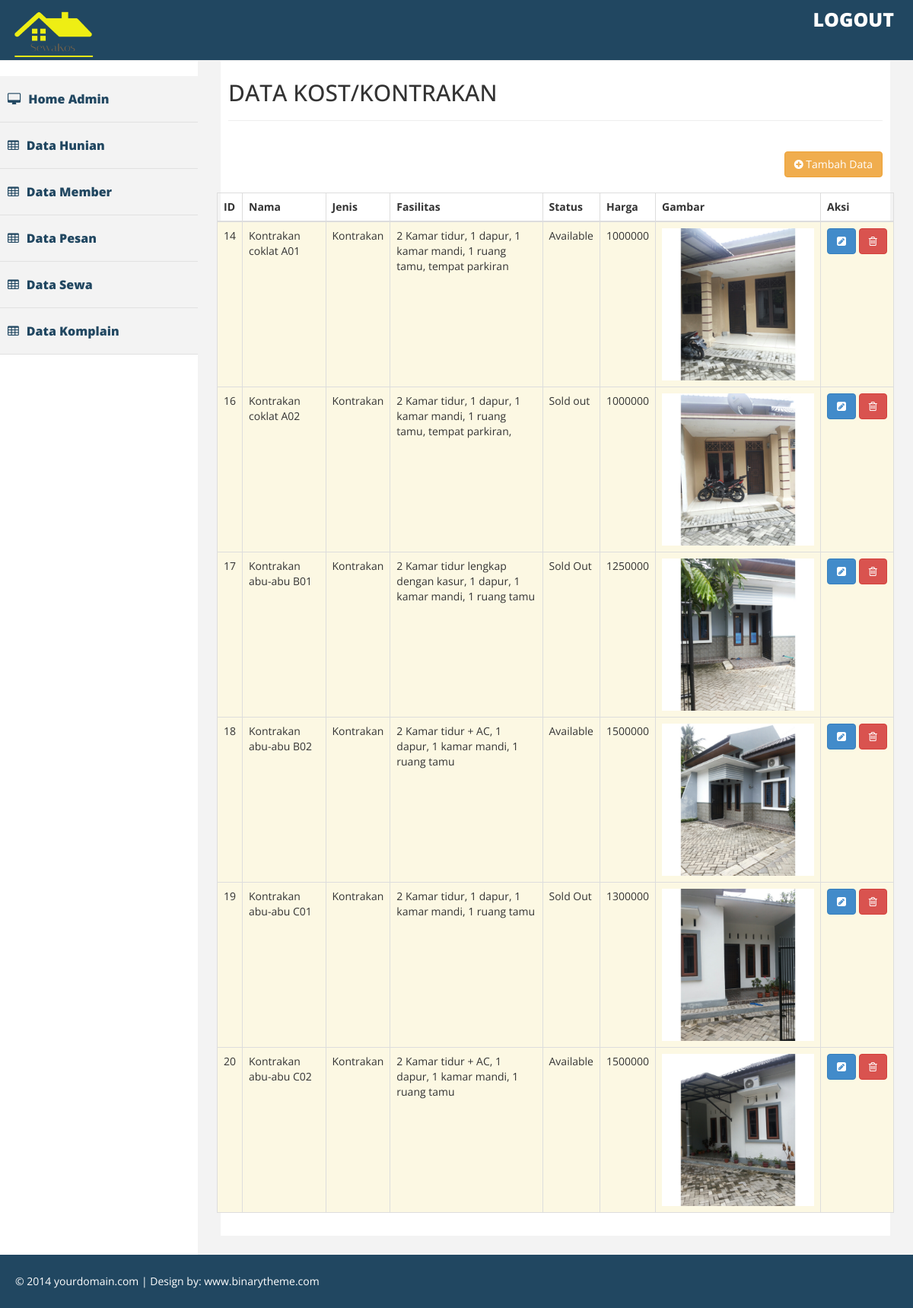
The app's page /hunian, older data.
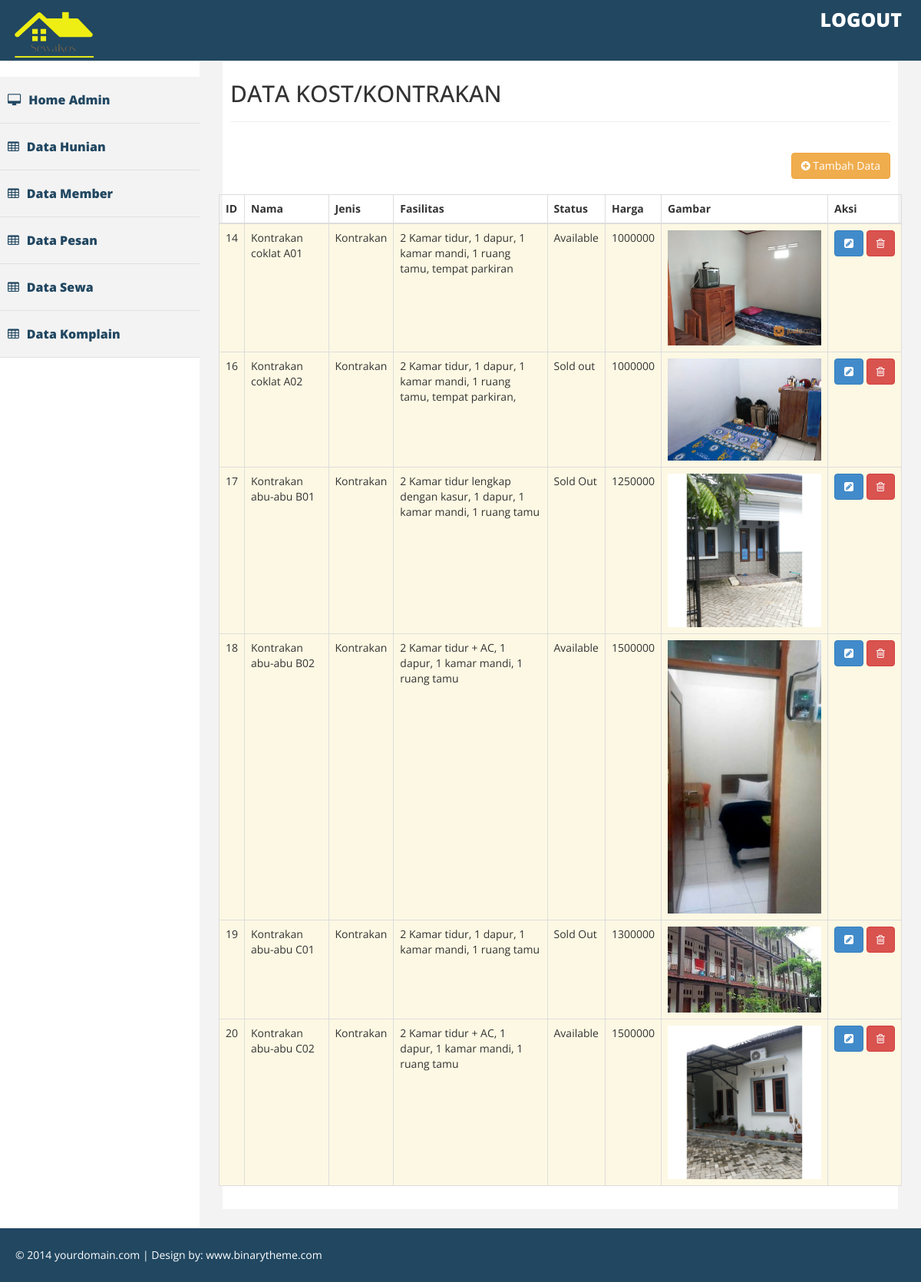
The same page, newer data.
### tables this page shows
CREATE TABLE `hunian` (
  `id_hunian` int(15) NOT NULL,
  `nama_hunian` varchar(100) NOT NULL,
  `jenis_hunian` varchar(100) NOT NULL,
  `deskripsi_hunian` text NOT NULL,
  `status_hunian` varchar(100) NOT NULL,
  `harga_hunian` int(15) NOT NULL,
  `gambar` varchar(300) NOT NULL
);

### application/controllers/Hunian.php (called while the page is built, shortened)
<?php
class Hunian extends CI_Controller
{
	function __construct()
	{
		$this->load->model('Hunian_model');
		$this->load->helper(array('url'));
	}
	function index($page=NULL,$offset='',$key=NULL)
	{
		$data['hunian'] = $this->Hunian_model->ambil_data();
		$this->load->view('Admin/Hunian_list',$data);
	}
}
?>

### index.php (called while the page is built, shortened)
<?php
require_once BASEPATH.'core/CodeIgniter.php';

### application/models/Hunian_model.php (called while the page is built, shortened)
<?php
class Hunian_model extends CI_Model
{
	public $hunian			= 'hunian';
	public $id				= 'id_hunian';
	public $order			= 'ASC';
	function ambil_data()
	{
		$this->db->order_by($this->id,$this->order);
		return $this->db->get($this->hunian)->result();
	}
}
 ?>

### application/views/Admin/Hunian_list.php (the view)
<?php $this->load->view('templates/Admin/Header');?>
<div id="page-wrapper" >
    <div id="page-inner">
      <div class="row">
        <div class="col-lg-12">
           <h2>DATA KOST/KONTRAKAN</h2>
           <hr>
		</div><?=$this->session->flashdata('pesan')?>
		<div class="col-md-12 text-right">
		<a href="<?php echo site_url('hunian/tambah'); ?>" class="btn btn-warning"
		style="margin-top:20px; margin-bottom:20px">
		<i class="fa fa-plus-circle"></i> Tambah Data</a>
		</div>
	</div>
	<div class="row">
		<table id="example" class="table table-striped table-bordered">
			<thead>
				<tr>
					<th style="width: 10px">ID</th>
					<th>Nama</th>
					<th>Jenis</th>
					<th>Fasilitas</th>
					<th>Status</th>
					<th>Harga</th>
					<th style="width:200px">Gambar</th>
					<th style="width: 96px">Aksi</th>
				</tr>
			</thead>
			<tbody>
				<?php foreach ($hunian as $key => $value) { ?>
				<tr class="warning">
					<td><?php echo $value->id_hunian; ?></td>
					<td><?php echo $value->nama_hunian; ?></td>
					<td><?php echo $value->jenis_hunian; ?></td>
					<td><?php echo $value->deskripsi_hunian; ?></td>
					<td><?php echo $value->status_hunian; ?></td>
					<td><?php echo $value->harga_hunian; ?></td>
					<td><img style="width:200px; height:auto;" width="50%" height="50%" src="<?php echo site_url()?>assets/admin/uploads/<?php echo $value->gambar; ?>"></td>
					<td>
						<a href="<?php echo site_url('hunian/update/'.$value->id_hunian); ?>"
							class="btn btn-primary">
							<i class="fa fa-pencil-square"></i>
						</a>
						<a href="<?php echo site_url('hunian/delete/'.$value->id_hunian); ?>"
							class="btn btn-danger">
							<i class="fa fa-trash-o"></i>
						</a>
					</td>
				</tr>
				<?php } ?>
			</tbody>
		</table>
	</div>
</div>
</div>
<?php $this->load->view('templates/Admin/Footer'); ?>

### application/views/templates/Admin/Header.php (shortened to what this page needs)
<!DOCTYPE html>
<html xmlns="http://www.w3.org/1999/xhtml">
<head>
  <link href="<?php echo base_url() ?>assets/admin/css/bootstrap.css" rel="stylesheet" />
  <link href="<?php echo base_url() ?>assets/admin/css/font-awesome.css" rel="stylesheet" />
  <link href="<?php echo base_url() ?>assets/admin/css/custom.css" rel="stylesheet" />
</head>
<body>
  <div id="wrapper">
    <div class="navbar navbar-inverse navbar-fixed-top">
      <div class="adjust-nav">
        <div class="navbar-header">
          <a class="navbar-brand" href="<?php echo site_url('home'); ?>">
            <img src="<?php echo base_url() ?>assets/admin/img/mainlogo.png" width="115" height="60" />
          </a>
        </div>
        <span class="logout-spn">
          <a href="<?php echo site_url('login/logout'); ?>" style="color:#fff;">LOGOUT</a>
        </span>
      </div>
    </div>
    <nav class="navbar-default navbar-side" role="navigation">
      <div class="sidebar-collapse">
        <ul class="nav" id="main-menu">
          <?php echo generate_sidemenu(); ?>
        </ul>
      </div>
    </nav>
  </div>
</body>

### application/helpers/global_helper.php
<?php  if ( ! defined("BASEPATH")) exit("No direct script access allowed");
	function generate_sidemenu()
	{
		return '
        <li class="active-link">
          <a href="'.site_url('home').'"><i class="fa fa-desktop "></i>Home Admin </a>
        </li>
        <li class="active-link">
          <a href="'.site_url('hunian').'"><i class="fa fa-table "></i>Data Hunian </a>
        </li>
        <li class="active-link">
          <a href="'.site_url('member/data_member').'"><i class="fa fa-table "></i>Data Member</a>
        </li>
        <li class="active-link">
          <a href="'.site_url('pesan').'"><i class="fa fa-table "></i>Data Pesan</a>
        </li>
        <li class="active-link">
          <a href="'.site_url('sewa').'"><i class="fa fa-table "></i>Data Sewa</a>
        </li>
        <li class="active-link">
          <a href="'.site_url('komplain').'"><i class="fa fa-table "></i>Data Komplain</a>
        </li> ';
	}

### application/views/templates/Admin/Footer.php (shortened to what this page needs)
  <div class="footer">
         <div class="row">
                <div class="col-lg-12" >
                    &copy;  2014 yourdomain.com | Design by: <a href="http://binarytheme.com" style="color:#fff;" target="_blank">www.binarytheme.com</a>
                </div>
            </div>
        </div>
</body>
</html>

### assets/admin/css/custom.css (style rules this page uses)
body { font-family: 'Open Sans', sans-serif; line-height:30px; }
#wrapper { width: 100%; margin-top:50px; }
#page-wrapper { padding: 15px 15px; min-height: 600px; background:#F3F3F3; }
#page-inner { width:100%; margin:10px 20px 10px 0px; background-color:#fff!important; padding:10px; min-height:1050px; }
.sidebar-collapse .nav { padding:0; padding-top:50px; }
.sidebar-collapse > .nav > li > a { padding:15px 10px; color: #214761; font-weight: 900; font-size: 16px; }
.sidebar-collapse > .nav > li { border-bottom:1px solid #e1e1e1; }
.navbar-side { border:none; background-color: #fff; }
.navbar-inverse { background-color: #214761; border-color: #F0F0F0; min-height: 80px; }
.nav > li > a > i { margin-right:10px; }
.logout-spn { float:right; color:#fff; font-size:25px; font-weight:800; margin:20px; margin: 10px 25px 10px 50px; }
.logout-spn a { text-decoration:none; }
.active-link { background-color:#f3f3f3; }
.footer { background-color:#214761; width:100%; color:#fff; padding:20px 50px 20px 50px; padding-left:20px; }
@media (min-width:768px) { #page-wrapper { margin: 0 0 0 260px; padding: 15px 30px; min-height: 1050px; } }
@media (min-width:768px) { .navbar-side { z-index: 1; position: absolute; width: 260px; } }

Row changes from the older to the newer data that the page shows:
changed hunian "Kontrakan coklat A01": gambar: a different picture
changed hunian "Kontrakan coklat A02": gambar: a different picture
changed hunian "Kontrakan abu-abu B02": gambar: a different picture
changed hunian "Kontrakan abu-abu C01": gambar: a different picture
